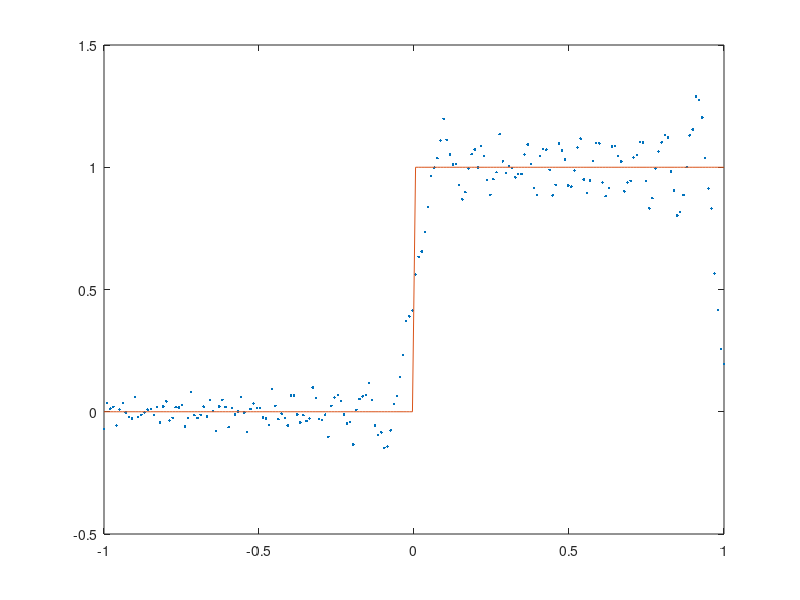
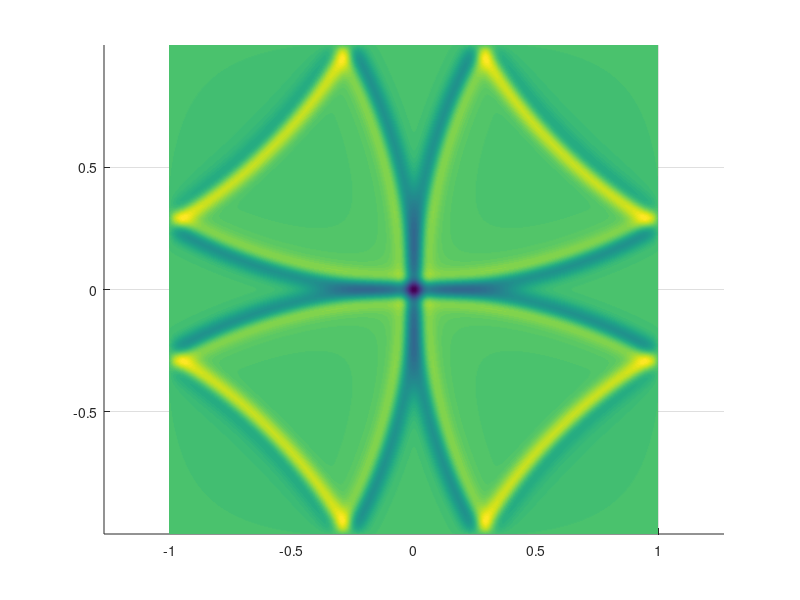
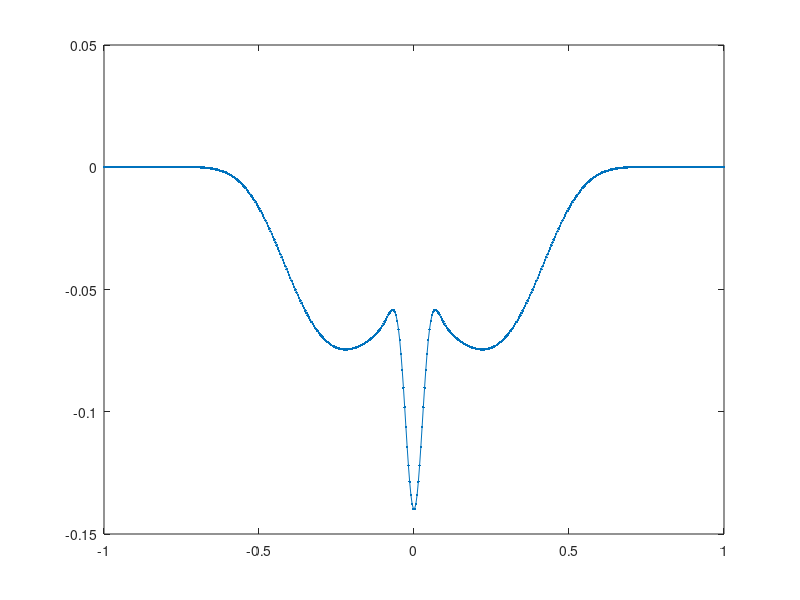

These figures' MATLAB source, in order:
N = 200;
x = linspace(-1,1,N)';
h = 2/N;
dt = .5*h;

e = ones(N,1);
A = diag(2*e) - diag(e(2:end),1) - diag(e(2:end),-1);
A = sparse(A);
% A(1,1) = 1; A(end,end) = 1;

p0 = @(x) exp(-10^2*(x).^2);
% p0 = @(x) .5*(exp(-10^2*(x-.5).^2) + exp(-10^2*(x+.5).^2));
p0 = @(x) x > 0;
p = p0(x);
pp = p;

% c2 = 1 + (x > 0);
% c2 = 1+25*(x.^2+y.^2 < .125);
c2 = 1;

time = 0;
FinalTime = 4;
Nsteps = ceil(FinalTime/dt);
dt = FinalTime/Nsteps;
for i = 1:Nsteps

    %   p(k+1)-2*p(k)+p(k-1) + dt^2*A*p(k) = 0
    
    ptmp = 2*p-pp - c2.*((dt/h)^2*A*p);
    pp = p;
    p = ptmp;
    if mod(i,25)==0
        clf
        plot(x,p,'.-')               
        axis([-1 1 -1 1])
        drawnow        
    end
end
clf
plot(x,p,'.')               
hold on
plot(x,p0(x))



%%

N = 500;
[x y] = meshgrid(linspace(-1,1,N));
h = 2/N;
dt = .5*h;

e = ones(N,1);
A = diag(2*e) - diag(e(2:end),1) - diag(e(2:end),-1);
A = sparse(A);

p = exp(-25^2*((x).^2+y.^2));
% p = abs(x)<.5 & abs(y) <.5;

pp = p;

%c2 = 1 + (x > 0);
% c2 = 1+25*(x.^2+y.^2 < .125);
c2 = 1;

time = 0;
FinalTime = 2;
Nsteps = ceil(FinalTime/dt);
dt = FinalTime/Nsteps;
figure
for i = 1:Nsteps
    
    ptmp = 2*p-pp - c2.*((dt/h)^2*(A*p + p*A));
    pp = p;
    p = ptmp;
    if mod(i,10)==0
        clf
        %         color_line3(x,y,p,p,'.')
        surf(x,y,p);shading interp
%                 axis([-1 1 -1 1 -1 1])
                view(2)
                axis equal;   axis tight
%         [~,id] = min(abs(y(:,1)));
%         plot(x(id,:),p(id,:),'.-')
        
        drawnow
    end
end
max(p(:))
po = p;

%%
p = po;
A = (1/3)*(diag(e) + diag(e(2:end),1) + diag(e(2:end),-1));
for i = 1:25
    p = .5*(A*p + p*A);
end
figure
[~,id] = min(abs(y(:,1)));
        plot(x(id,:),p(id,:),'.-')
        return
surf(x,y,p) 
shading interp 
axis equal
axis tight

view(2)

